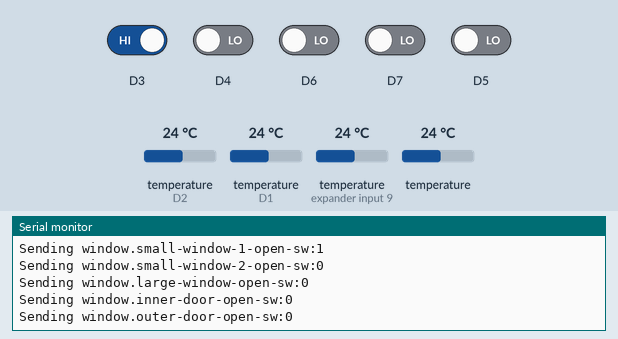
This sketch was run on a simulated ESP8266 (NodeMCU). Parts: the last lines printed to the serial monitor. The test bench sets the inputs (shaded band); at power-on: D3 HIGH, D4–7 LOW, temperature (sensors on D2, D1, expander input 9) 24 °C, temperature 24 °C. WiFi joins after 1.5 s; servers stay silent unless stated.

Above: at 2.7 s.
2.8 s: D3 driven LOW
At 4.0 s:
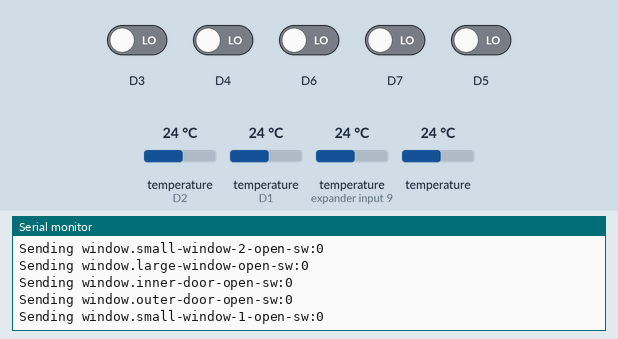
4.3 s: D4 driven HIGH
At 5.4 s:
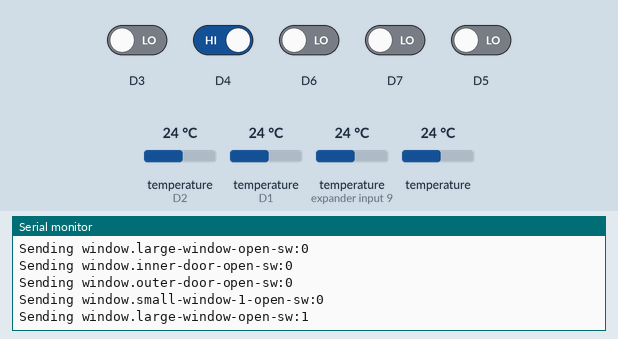
5.8 s: D6 driven HIGH
At 6.6 s:
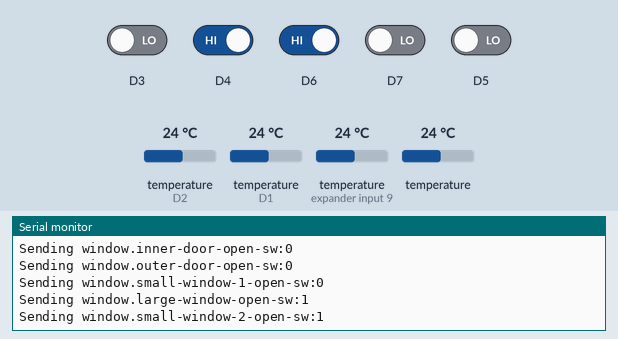
7.3 s: D7 driven HIGH
At 7.7 s:
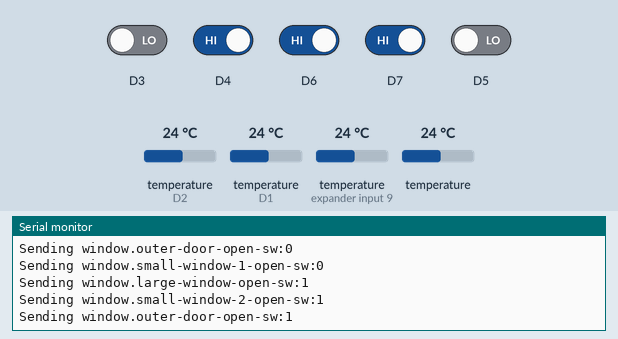
21.3 s: D5 driven HIGH
At 23.0 s:
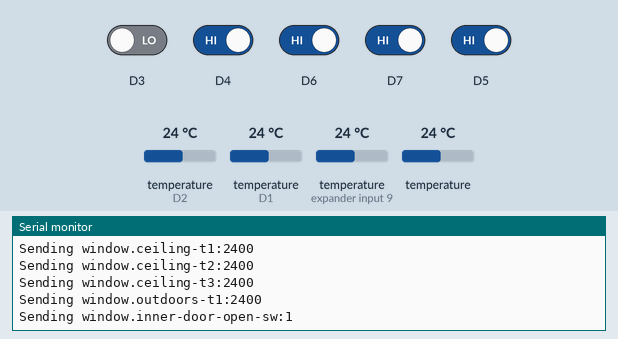

Measured:
- after the input at 2.8 s, the serial monitor: prints a new line at once (image 1)
- after the input at 4.3 s, the serial monitor: prints a new line at once (image 2)
- after the input at 5.8 s, the serial monitor: prints a new line at once (image 3)
- after the input at 7.3 s, the serial monitor: prints a new line at once (image 4)
- after the input at 21.3 s, the serial monitor: prints a new line after 0.26 s (image 5)

The sketch:

window-esp.ino
```cpp
#include <Wire.h>
#include <OneWire.h>

#include <ESP8266WiFi.h>
#include <WiFiUdp.h>
#include <DallasTemperature.h>

const char* ssid     = "ssid";
const char* password = "wpa-key";

IPAddress stats_ip(192, 168, 10, 112);
int statsd_port = 8225;
WiFiUDP udpclient;


OneWire indoorsOneWire(D1);
DallasTemperature indoorsTemperature(&indoorsOneWire);
OneWire outdoorsOneWire(D2);
DallasTemperature outdoorsTemperature(&outdoorsOneWire);

char * buffer;

long lastDataSentAt = 0;

byte smallWindow1;
byte smallWindow2;
byte largeWindow;
byte innerDoor;
byte outerDoor;

byte csmallWindow1;
byte csmallWindow2;
byte clargeWindow;
byte cinnerDoor;
byte couterDoor;


void readCurrentSwitch() {
  csmallWindow1 = digitalRead(D3);
  clargeWindow = digitalRead(D4);
  csmallWindow2 = digitalRead(D6);
  cinnerDoor = digitalRead(D5);
  couterDoor = digitalRead(D7);
}

void setup() {
  Serial.begin(57600);
  delay(10);

  // We start by connecting to a WiFi network
  buffer = new char[128];
  Serial.println();
  Serial.println();
  Serial.print("Connecting to ");
  Serial.println(ssid);

  WiFi.begin(ssid, password);

  while (WiFi.status() != WL_CONNECTED) {
    delay(500);
    Serial.print(".");
  }

  Serial.println("");
  Serial.println("WiFi connected");
  Serial.println("IP address: ");
  Serial.println(WiFi.localIP());

  outdoorsTemperature.begin();
  indoorsTemperature.begin();
  readCurrentSwitch();
  smallWindow1 = 1 - csmallWindow1;
  smallWindow2 = 1 - csmallWindow2;
  innerDoor = 1 - cinnerDoor;
  outerDoor = 1 - couterDoor;
  largeWindow = 1 - clargeWindow;
  sendPacket("door.boot", 1);
}

void sendPacket(const char *metric, int value) {
  udpclient.beginPacket(stats_ip, statsd_port);
  memset(buffer, 0, 128);
  String stringValue(value);
  strcat(buffer, metric);
  strcat(buffer, ":");
  strcat(buffer, stringValue.c_str());
  strcat(buffer, "\n");
  Serial.print("Sending ");
  Serial.println(buffer);
  udpclient.write((uint8_t *)buffer, strlen(buffer));
  udpclient.endPacket();
}

void sendData() {
  lastDataSentAt = millis();
  Serial.print("Requesting temperatures...");
  indoorsTemperature.setResolution(12);
  indoorsTemperature.requestTemperatures();
  outdoorsTemperature.setResolution(12);
  outdoorsTemperature.requestTemperatures();
  Serial.println("done");

  sendPacket("window.ceiling-t1", indoorsTemperature.getTempCByIndex(0) * 100);
  sendPacket("window.ceiling-t2", indoorsTemperature.getTempCByIndex(1) * 100);
  sendPacket("window.ceiling-t3", indoorsTemperature.getTempCByIndex(2) * 100);
  sendPacket("window.outdoors-t1", outdoorsTemperature.getTempCByIndex(0) * 100);
}


void loop() {
  if (millis() - lastDataSentAt > 20000) {
    sendData();
  }
  readCurrentSwitch();
  if (smallWindow1 != csmallWindow1) {
    sendPacket("window.small-window-1-open-sw", csmallWindow1);
    smallWindow1 = csmallWindow1;
  }
  if (smallWindow2 != csmallWindow2) {
    sendPacket("window.small-window-2-open-sw", csmallWindow2);
    smallWindow2 = csmallWindow2;
  }
  if (largeWindow != clargeWindow) {
    sendPacket("window.large-window-open-sw", clargeWindow);
    largeWindow = clargeWindow;
  }
  if (innerDoor != cinnerDoor) {
    sendPacket("window.inner-door-open-sw", cinnerDoor);
    innerDoor = cinnerDoor;
  }
  if (outerDoor != couterDoor) {
    sendPacket("window.outer-door-open-sw", couterDoor);
    outerDoor = couterDoor;
  }
}
```
